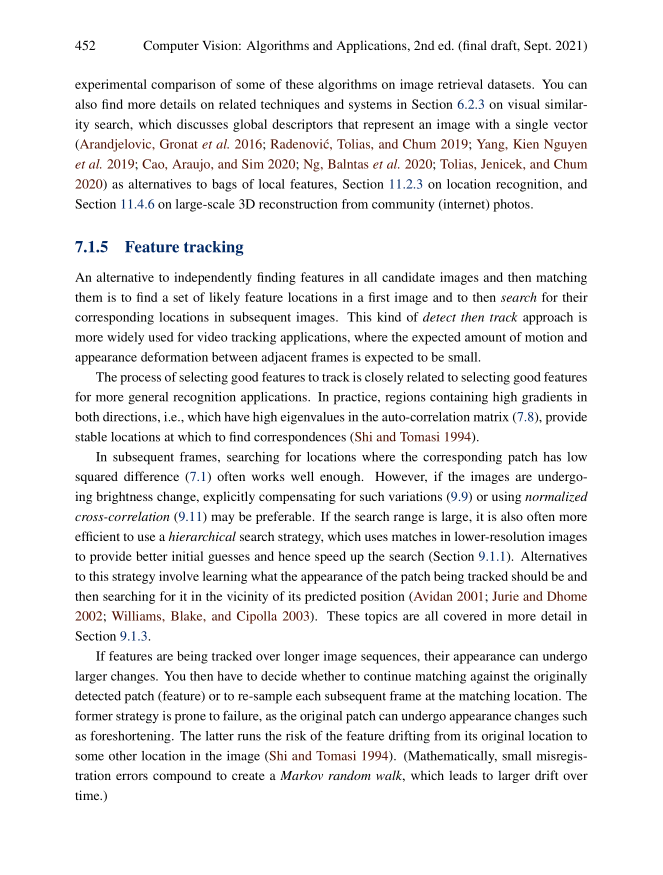
#> input picture assignment_4/reference_img.png, 1325 x 1750 px (shown at 1/2 size)
$ python task2.py
#> lines starting #> are read from the running program, lines starting #| are printed output that depends on the picture; pictures that were not available may be replaced by others from this repository, and a replacement may not be noted
import cv2
import numpy as np

def align_images(image_to_align, reference_image, max_features=1500, good_match_percent=0.15, aligned_path="aligned.png", matches_path="matches.png"):
#> called with image_to_align = 'align_this.jpg', reference_image = 'reference_img.png', max_features = 1500, good_match_percent = 0.15, aligned_path = 'aligned.png', matches_path = 'matches.png'
    ref = cv2.imread(reference_image)
#> ref is the input picture: shape (1750, 1325, 3); mean B, G, R 239, 239, 239.3
    mov = cv2.imread(image_to_align)
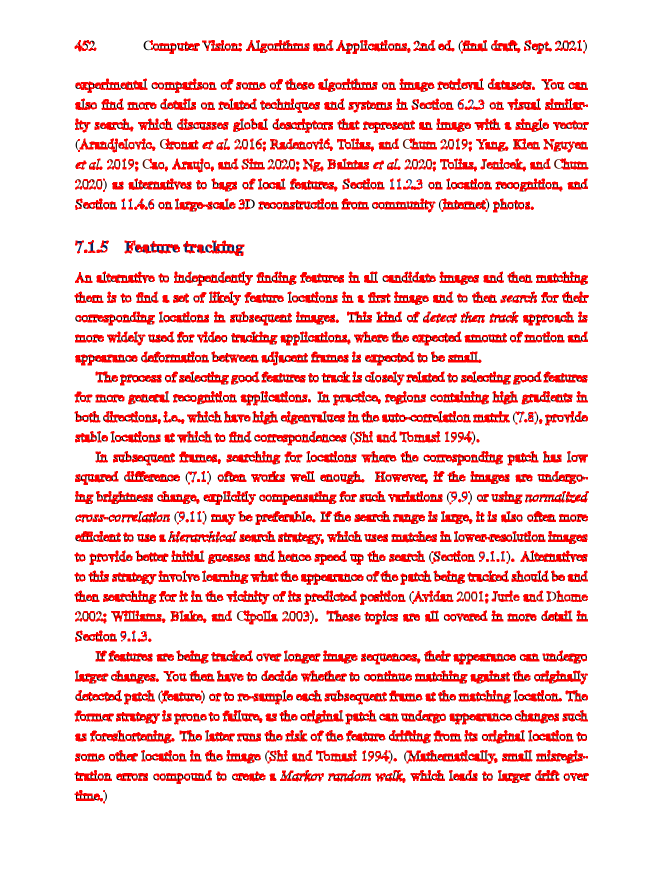
#> input picture assignment_4/corners_reference_img.png, 1325 x 1750 px, given in place of align_this.jpg, which was not available (shown at 1/2 size)
#> mov is the input picture: shape (1750, 1325, 3); mean B, G, R 216.7, 216.7, 249.1
    if ref is None or mov is None:
        print("Could not open or find the images.")
        return

    gray_ref = cv2.cvtColor(ref, cv2.COLOR_BGR2GRAY)
    gray_mov = cv2.cvtColor(mov, cv2.COLOR_BGR2GRAY)
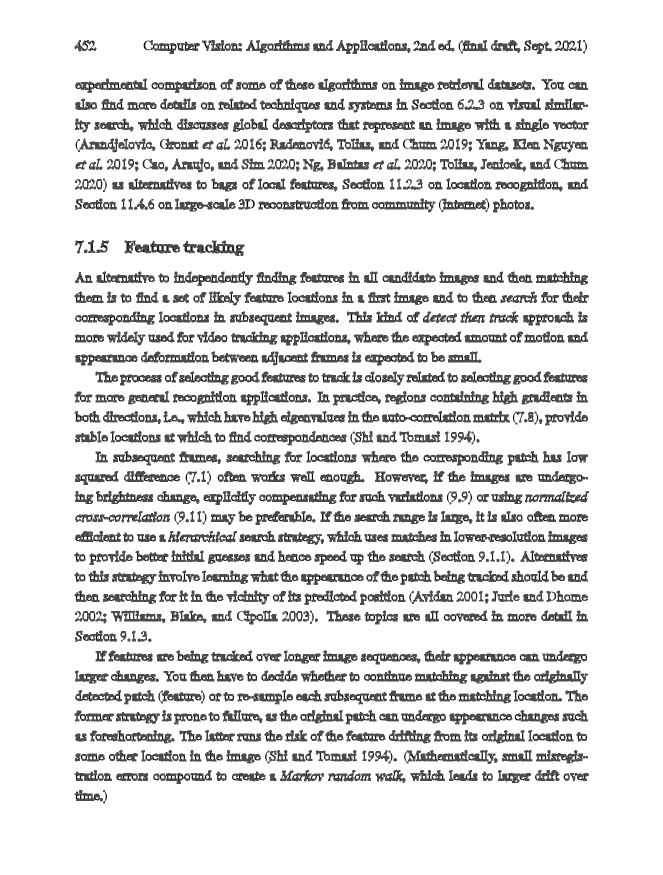
#> gray_mov: shape (1750, 1325) (shown at 1/2 size); min 0, max 255, mean 226.4

    orb = cv2.ORB_create(nfeatures=max_features)
    kp_ref, des_ref = orb.detectAndCompute(gray_ref, None)
#> kp_ref = 1506 keypoints; strongest (x, y, size): (817, 1159, 31), (831, 606, 31), (253, 1159, 31), (510, 1119, 31)
    kp_mov, des_mov = orb.detectAndCompute(gray_mov, None)
#> kp_mov = 1500 keypoints; strongest (x, y, size): (416, 1514, 31), (417, 1195, 31), (1021, 557, 31), (1130, 597, 31)
    if des_ref is None or des_mov is None or len(kp_ref) < 4 or len(kp_mov) < 4:
        return

    bf = cv2.BFMatcher(cv2.NORM_HAMMING)
    knn = bf.knnMatch(des_mov, des_ref, k=2)
#> knn = 1500 matches

    good = []
    for pair in knn:
        if len(pair) == 2:
            m, n = pair
            if m.distance < 0.75 * n.distance:
                good.append(m)
#> after the loop, good = 97 matches
    if len(good) < 4:
        return

    matches = sorted(good, key=lambda x: x.distance, reverse=False)
#> matches = 97 matches
    if not matches:
        return

    target_keep = max(10, int(len(knn) * good_match_percent))
#> target_keep = 225
    keep = min(len(matches), target_keep)
#> keep = 97
    matches = matches[:keep]

    pts_mov = np.float32([kp_mov[m.queryIdx].pt for m in matches])
#> pts_mov = 97 pairs, first value 151.2 to 1172, second value 86.4 to 1558.7
    pts_ref = np.float32([kp_ref[m.trainIdx].pt for m in matches])
#> pts_ref = 97 pairs, first value 152 to 1167, second value 89.86 to 1547.7
    H, mask = cv2.findHomography(pts_mov, pts_ref, cv2.RANSAC, 5.0)
#> H = [[1, -0.000774, 0.312], [0.00315, 0.999, -0.374], [3.66e-06, -1.32e-06, 1]]; mask = 97 values, max 1 at index 0, min 0 at index 3, mean 0.381
    if H is None:
        return

    h, w = ref.shape[:2]
#> h = 1750; w = 1325
    aligned = cv2.warpPerspective(mov, H, (w, h))
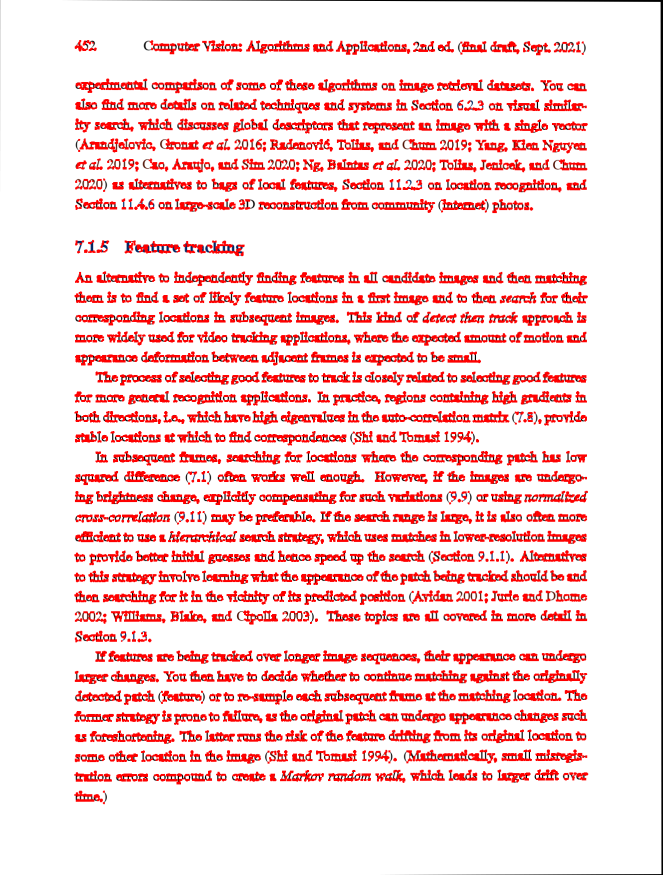
#> aligned: shape (1750, 1325, 3) (shown at 1/2 size); mean B, G, R 215.9, 215.9, 248.3

    cv2.imwrite(aligned_path, aligned)
    mask_list = mask.ravel().tolist() if mask is not None else None
#> mask_list has the same summary as mask
    vis = cv2.drawMatches(
        mov, kp_mov, ref, kp_ref, matches, None,
        matchColor=(0, 255, 0),
        matchesMask=mask_list,
        flags=cv2.DrawMatchesFlags_NOT_DRAW_SINGLE_POINTS,
    )
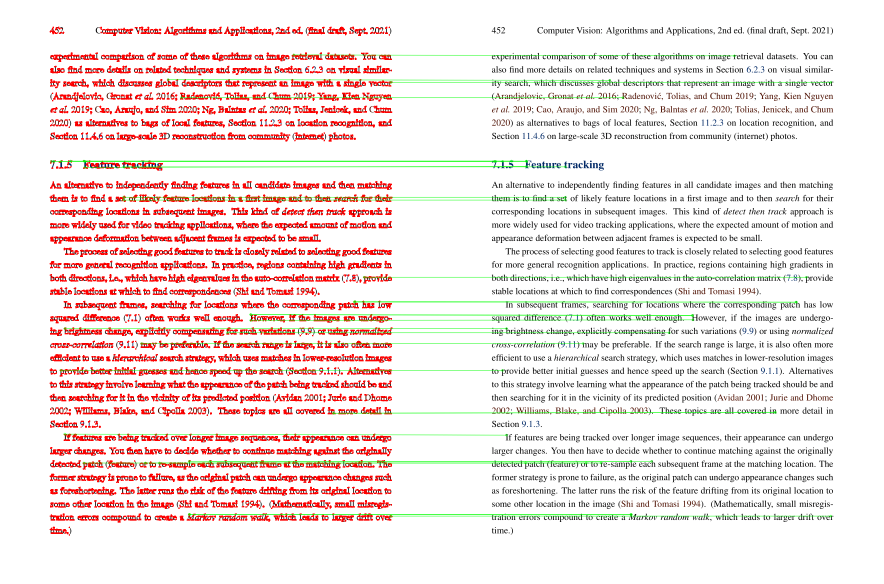
#> vis: shape (1750, 2650, 3) (shown at 1/3 size); mean B, G, R 225.7, 228.5, 241.7
    cv2.imwrite(matches_path, vis)


if __name__ == "__main__":
    align_images(
        "align_this.jpg",
        "reference_img.png",
        max_features=1500,
        good_match_percent=0.15
    )
